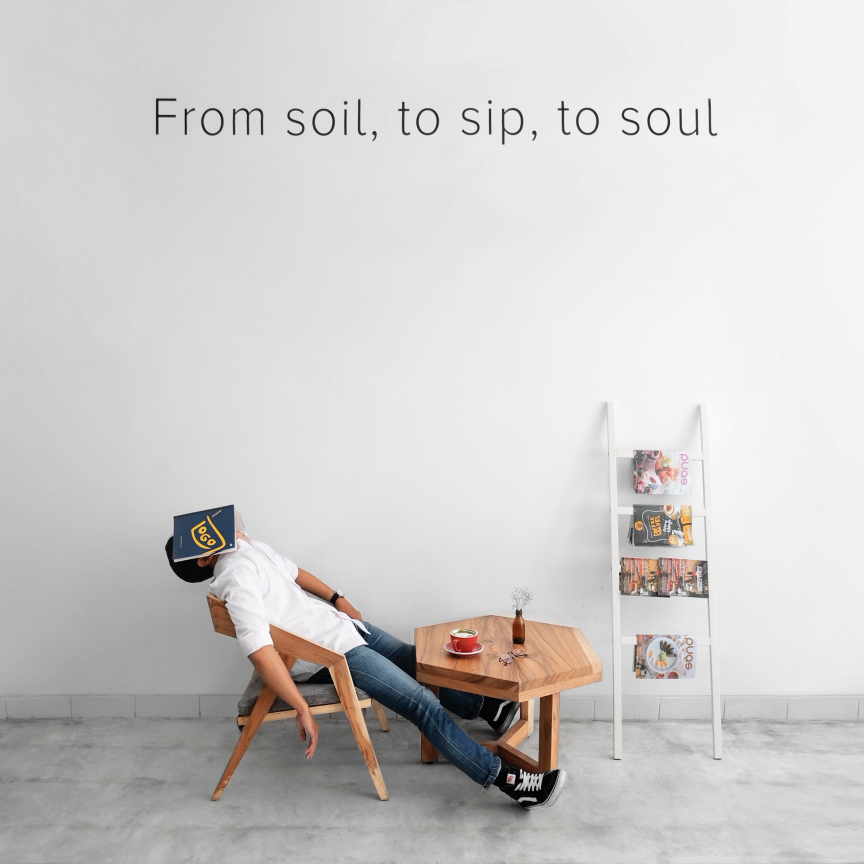
#> input picture hutomo-abrianto-576211-unsplash.jpg, 2592 x 2592 px (shown at 1/3 size); its folder holds 4 pictures in this run
$ python assignment3.py
#> lines starting #> are read from the running program, lines starting #| are printed output that depends on the picture
###############################################
  #Assignment-3
  #Zero Shot Super Resolution Using CNN
  #Authored By - Saurabh Nimbalkar & Anish Kale
###############################################
import numpy as np
import matplotlib.pyplot as plt
import cv2
import glob
import scipy as sc
import math

############## READING IMAGE ###############

def read_image_files():
	images = glob.glob("*.jpg")
	return images


def image_to_numpy(image):
#> called with image = 'hutomo-abrianto-576211-unsplash.jpg'
	img = cv2.imread(image)
#> img is the input picture: shape (2592, 2592, 3); mean B, G, R 203.7, 204.7, 206.6
	im1 = np.array(img)

	"""B = im1.copy()
	G = im1.copy()
	R = im1.copy()
	B[:,:,1] = 0
	B[:,:,2] = 0
	G[:,:,0] = 0
	G[:,:,2] = 0
	R[:,:,0] = 0
	R[:,:,1] = 0
	print (B.shape)
	exit()

	print(B,"\n----------")
	print(G,"\n----------")
	print(R,"\n----------")
	print("\n***************\n")
	#return B,G,R
	"""
	return im1
# [4 lines left out: function padwithzero, not called in this run]

def create_target_image_set(img):
	down_sampled_list = []
	down_sampled_list.append(img)
	for i in range(7):
		down_sampled_image = cv2.resize(img, dsize=(img.shape[1]-i-1, img.shape[0]-i-1), interpolation=cv2.INTER_CUBIC)
		down_sampled_list.append(down_sampled_image)
#> this loop made 7 passes
#> pass 1, in create_target_image_set, `down_sampled_image = cv2.resize(img, dsize=(img.shape[1]-i-1, img.shap..`:
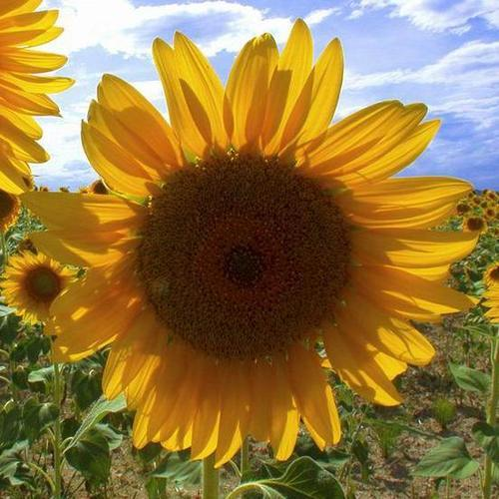
#> down_sampled_image: shape (499, 499, 3); mean B, G, R 64, 120.1, 147.5
#> after the loop, down_sampled_list = 8 items


	return down_sampled_list

def create_train_image_set(target_set):
	up_sampled_list = []
	for i in range(7):
		up_sampled_image = cv2.resize(target_set[i+1], dsize=(target_set[i+1].shape[1]+1, target_set[i+1].shape[0]+1), interpolation=cv2.INTER_CUBIC)
		up_sampled_list.append(up_sampled_image)

	return up_sampled_list

class Convolution:

	# [42 lines left out: functions __init__, forward, not called in this run]
class MSE:
	def _init_(self):
		print("Mean square error")

	# [7 lines left out: function loss_calculation, not called in this run]
	def gradient(self,output,target):
		Dx = -(target-output)
		return Dx

class Relu:
	def _init_(self):
		print("Rectified Linear Unit")

	# [6 lines left out: function forward, not called in this run]
	def backward(self):
		pass


# [34 lines left out: functions im2col, build_and_train_network, not called in this run]
			#relu_1 = Relu.forward


img_files = read_image_files()
images = []
for img in img_files:
	im = image_to_numpy(img)
	images.append(im)

image = images[1]
#print(image.shape)
#exit()
target = create_target_image_set(image)
train_set = create_train_image_set(target)
target_set = target[0:len(target)-1]
train_set_1 = []
target_set_1 = []
for i in train_set:
	i = i[np.newaxis,:,:,:]
	train_set_1.append(i)

for i in target_set:
	i = i[np.newaxis,:,:,:]
	target_set_1.append(i)

# [5 lines of commented-out code are left out]


input_blurred_image = cv2.resize(target_set[0],dsize=(target_set[0].shape[1]+1,target_set[0].shape[0]+1), interpolation=cv2.INTER_CUBIC)
#print(input_blurred_image.shape)

#exit()
input_blurred_image = input_blurred_image[np.newaxis,:,:,:]
print(input_blurred_image.shape)
#| (1, 501, 501, 3)
exit()
#> (the program exits here)
